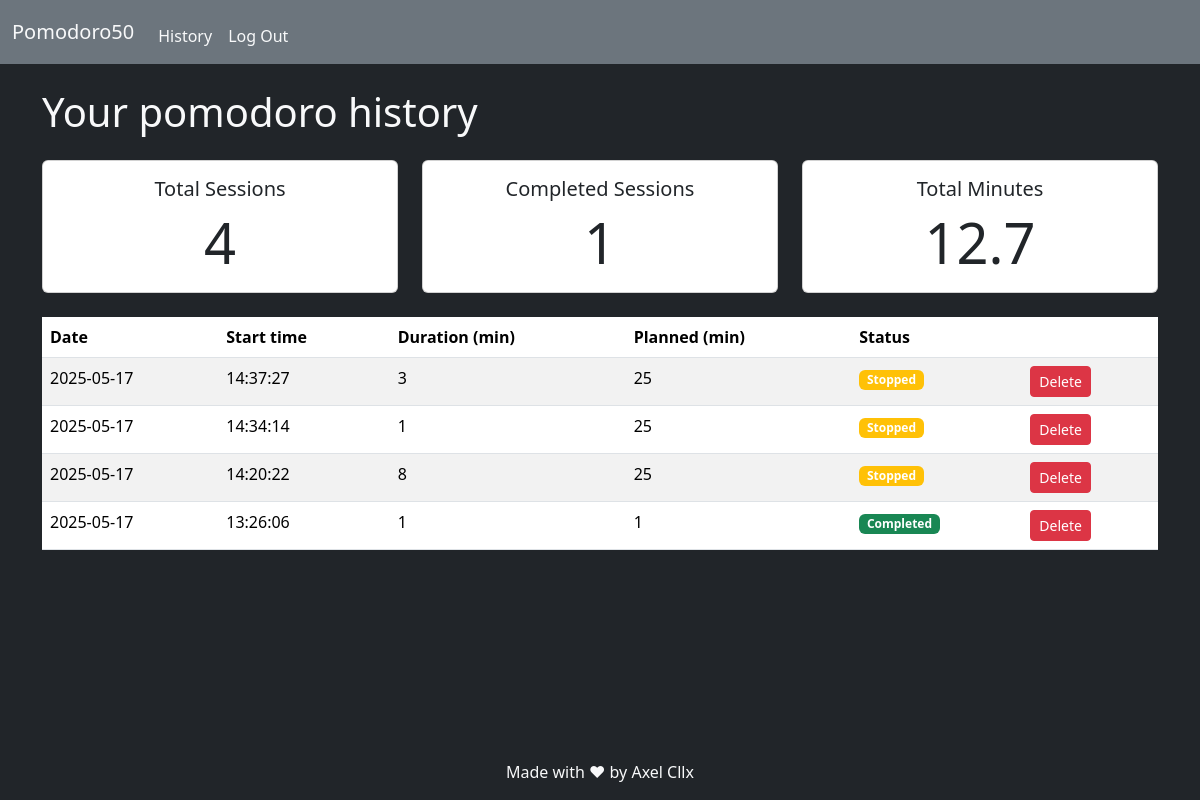
Screenshot of /history (signed in) with the database file from the repository.
### tables this page shows
CREATE TABLE pomodoro_sessions (id INTEGER PRIMARY KEY AUTOINCREMENT, user_id INTEGER NOT NULL, start_time TIMESTAMP DEFAULT CURRENT_TIMESTAMP, end_time TIMESTAMP, duration INTEGER NOT NULL, planned_duration INTEGER NOT NULL, completed BOOLEAN NOT NULL, date DATE DEFAULT (date('now')), FOREIGN KEY (user_id) REFERENCES users(id));

### app.py (the view)
@app.route("/history")
def history():
    pomodoro_sessions = db.execute("""
        SELECT *
        FROM pomodoro_sessions
        WHERE user_id = ?
        ORDER BY start_time DESC
        """, session["user_id"])
    completed_sessions = 0
    total_minutes = 0
    for pomodoro in pomodoro_sessions:
        if pomodoro["completed"]:
            completed_sessions += 1
        total_minutes += pomodoro["duration"] / 60
    stats = {}
    if pomodoro_sessions:
        stats["total_sessions"] = len(pomodoro_sessions)
        stats["completed_sessions"] = completed_sessions
        stats["total_minutes"] = round(total_minutes, 1)
    return render_template("history.html", sessions=pomodoro_sessions, stats=stats)

### app.py (called while the page is built)
@app.after_request
def after_request(response):
    response.headers["Cache-Control"] = "no-cache, no-store, must-revalidate"
    response.headers["Expires"] = 0
    response.headers["Pragma"] = "no-cache"
    return response

### templates/history.html (shortened to what this page needs)
{% extends "layout.html" %}
{% block main %}
    <div class="container mt-4">
        <h1 class="mb-4">Your pomodoro history</h1>
        <div class="row mb-4">
            <div class="col-md-4">
                <div class="card text-center">
                    <div class="card-body">
                        <h5 class="card-title">Total Sessions</h5>
                        <p class="card-text display-4">{{ stats.total_sessions }}</p>
                    </div>
                </div>
            </div>
            <div class="col-md-4">
                <div class="card text-center">
                    <div class="card-body">
                        <h5 class="card-title">Completed Sessions</h5>
                        <p class="card-text display-4">{{ stats.completed_sessions }}</p>
                    </div>
                </div>
            </div>
            <div class="col-md-4">
                <div class="card text-center">
                    <div class="card-body">
                        <h5 class="card-title">Total Minutes</h5>
                        <p class="card-text display-4">{{ stats.total_minutes }}</p>
                    </div>
                </div>
            </div>
        </div>
        {% if sessions %}
            <div class="table-responsive">
                <table class="table table-striped">
                    <thead>
                        <tr>
                            <th>Date</th>
                            <th>Start time</th>
                            <th>Duration (min)</th>
                            <th>Planned (min)</th>
                            <th>Status</th>
                            <th></th>
                        </tr>
                    </thead>
                    <tbody>
                        {% for session in sessions %}
                            <tr>
                                <td>{{ session.date }}</td>
                                <td>{{ session.start_time.split()[1].split('.')[0] }}</td>
                                <td>{{ (session.duration / 60) | round|int }}</td>
                                <td>{{ (session.planned_duration / 60) | round|int }}</td>
                                <td>
                                    {% if session.completed %}
                                        <span class="badge bg-success">Completed</span>
                                    {% else %}
                                        <span class="badge bg-warning">Stopped</span>
                                    {% endif %}
                                </td>
                                <td>
                                    <form action="/delete_session" method="post" class="d-inline">
                                        <button type="submit" class="btn btn-danger btn-sm">
                                            Delete
                                        </button>
                                    </form>
                                </td>
                            </tr>
                        {% endfor %}
                    </tbody>
                </table>
            </div>
        {% else %}
            <div class="alert alert-info">
                You haven't completed any pomodoro session yet. Start a session to see your history here
            </div>
        {% endif %}
    </div>
{% endblock %}

### templates/layout.html (shortened to what this page needs)
<!DOCTYPE html>
<html lang="en">
    <head>
        <link href="https://cdn.jsdelivr.net/npm/bootstrap@5.3.3/dist/css/bootstrap.min.css" rel="stylesheet">
        <link href="../static/styles.css" rel="stylesheet">
    </head>
    <body class="bg-dark text-light">
        <nav class="bg-secondary navbar navbar-expand-md">
            <div class="container-fluid">
                <a class="navbar-brand text-light" href="/">Pomodoro50</a>
                <div class="collapse navbar-collapse ms-auto" id="navbar">
                    {% if session["user_id"] %}
                        <ul class="navbar-nav mt-2">
                            <li class="nav-item">
                                <a class="nav-link text-light" href="/history">History</a>
                            </li>
                            <li class="nav-item">
                                <a class="nav-link text-light" href="/logout">Log Out</a>
                            </li>
                        </ul>
                    {% else %}
                        <ul class="navbar-nav mt-2">
                            <li class="nav-item">
                                <a class="nav-link text-light" href="/login">Log In</a>
                            </li>
                        </ul>
                    {% endif %}
                </div>
            </div>
        </nav>
        <main>
            {% block main %}{% endblock %}
        </main>
        <footer class="footer fixed-bottom d-flex justify-content-center">
            <p>Made with &#10084; by Axel Cllx</p>
        </footer>
    </body>
</html>

### rows the page displays
pomodoro_sessions: date "2025-05-17", start_time "14:37:27", (session.duration/60)|round|int "3", (session.planned_duration/60)|round|int "25", completed "Stopped"
pomodoro_sessions: date "2025-05-17", start_time "14:34:14", (session.duration/60)|round|int "1", (session.planned_duration/60)|round|int "25", completed "Stopped"
pomodoro_sessions: date "2025-05-17", start_time "14:20:22", (session.duration/60)|round|int "8", (session.planned_duration/60)|round|int "25", completed "Stopped"
pomodoro_sessions: date "2025-05-17", start_time "13:26:06", (session.duration/60)|round|int "1", (session.planned_duration/60)|round|int "1", completed "Completed"

### other values shown
{{ stats.total_sessions }} "4"
{{ stats.completed_sessions }} "1"
{{ stats.total_minutes }} "12.7"
